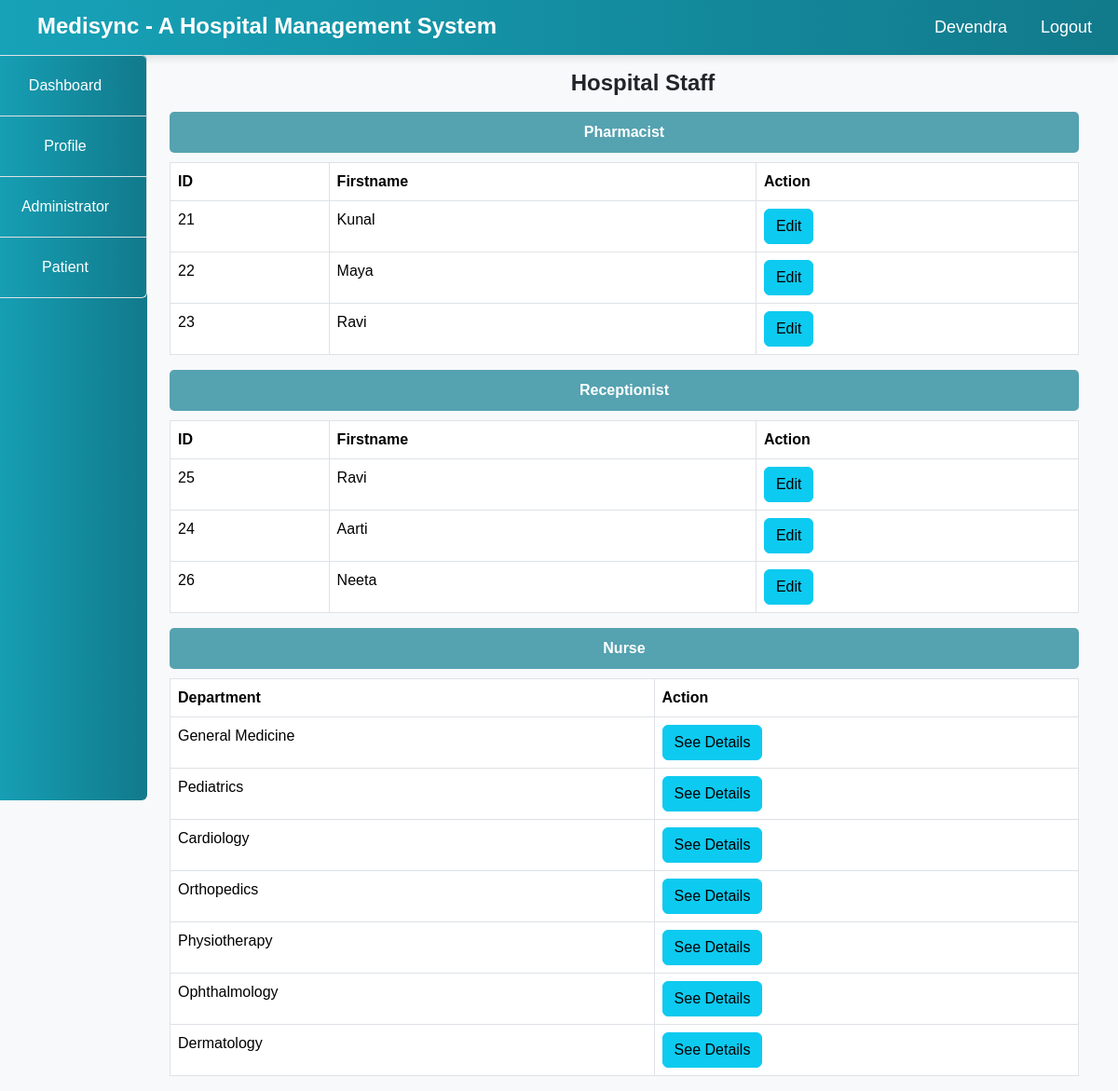
The page /Hospital/admin/staff.php (signed in) on the database its author committed.
### tables this page shows
CREATE TABLE `staff` (
  `id` int(10) NOT NULL,
  `firstname` varchar(100) NOT NULL,
  `surname` varchar(100) NOT NULL,
  `username` varchar(100) NOT NULL,
  `email` varchar(100) NOT NULL,
  `gender` varchar(100) NOT NULL,
  `phone` varchar(100) NOT NULL,
  `city` varchar(100) NOT NULL,
  `qualification` varchar(100) NOT NULL,
  `role` varchar(100) NOT NULL,
  `experience` varchar(100) NOT NULL,
  `password` varchar(100) NOT NULL,
  `status` text NOT NULL,
  `date_reg` varchar(100) NOT NULL,
  `salary` int(10) NOT NULL,
  `department` varchar(100) NOT NULL
);

### Hospital/admin/staff.php (the view, shortened to what this page needs)
<!DOCTYPE html>
<html lang="en">
<head>
</head>
<body>
    <?php
    include("../include/header.php");
    include("../include/connection.php");
    ?>
    <div class="container-fluid">
        <div class="col-md-12">
            <div class="row">
                <div class="col-md-2" style="margin-left: -30px;">
                    <?php include("sidenav.php"); ?>
                </div>
                <div class="col-md-10">
                    <h5 class="text-center my-3">Hospital Staff</h5>
                    <?php
                        $roles = ['Pharmacist', 'Receptionist', 'Nurse'];
                        foreach ($roles as $role) {
                            $query = "SELECT * FROM staff WHERE status='Approved' AND role='$role' ORDER BY date_reg ASC";
                            $res = mysqli_query($connect, $query);
                            $role_class = strtolower($role);
                            echo "<div class='role-header $role_class'><b>$role</b></div>";
                            if ($role == 'Nurse') {
                                $dept_query = "SELECT DISTINCT department FROM staff WHERE role='Nurse' AND status='Approved'";
                                $dept_res = mysqli_query($connect, $dept_query);
                                echo "<table class='table table-bordered'>
                                    <thead>
                                        <tr>
                                            <th>Department</th>
                                            <th>Action</th>
                                        </tr>
                                    </thead>
                                    <tbody>";
                                if (mysqli_num_rows($dept_res) < 1) {
                                    echo "
                                    <tr>
                                        <td colspan='2' class='text-center'>No Approved Nurses Yet.</td>
                                    </tr>";
                                } else {
                                    while ($dept_row = mysqli_fetch_array($dept_res)) {
                                        $department = $dept_row['department'];
                                        echo "
                                        <tr>
                                            <td>$department</td>
                                            <td>
                                                <a href='nurse_details.php?department=" . urlencode($department) . "'>
                                                    <button class='btn btn-info'>See Details</button>
                                                </a>
                                            </td>
                                        </tr>";
                                    }
                                }
                                echo "
                                    </tbody>
                                </table>";
                            } else {
                                $output = "
                                <table class='table table-bordered'>
                                    <thead>
                                        <tr>
                                            <th>ID</th>
                                            <th>Firstname</th>
                                            <th>Action</th>
                                        </tr>
                                    </thead>
                                    <tbody>";
                                if (mysqli_num_rows($res) < 1) {
                                    $output .= "
                                    <tr>
                                        <td colspan='3' class='text-center'>No Approved $role Yet.</td>
                                    </tr>";
                                } else {
                                    while ($row = mysqli_fetch_array($res)) {
                                        $output .= "
                                        <tr>
                                            <td>{$row['id']}</td>
                                            <td>{$row['firstname']}</td>
                                            <td>
                                                <a href='edit_staff.php?id={$row['id']}'>
                                                    <button class='btn btn-info'>Edit</button>
                                                </a>
                                            </td>
                                        </tr>";
                                    }
                                }
                                $output .= "
                                    </tbody>
                                </table>";
                                echo $output;
                            }
                        }
                    ?>
                </div>
            </div>
        </div>
    </div>
</body>
</html>

### Hospital/admin/staff.php (style rules this page uses)
.table thead { background-color: #f8f9fa; }
.text-center { text-align: center; }
.role-header { background-color: lightgreen; color: white; padding: 10px; margin-bottom: 10px; border-radius: 5px; text-align: center; }
.role-header.pharmacist { background-color: #55a2b1; color: white; }
.role-header.receptionist { background-color: #55a2b1; color: white; }
.role-header.nurse { background-color: #55a2b1; color: white; }

### Hospital/include/header.php (style rules this page uses)
body { font-family: 'Arial', sans-serif; background-color: #f8f9fa; }
h5 { margin-left: 40px; margin-top: 5px; font-size: 24px; font-weight: bold; }

### rows shown on the page
staff: id "21", firstname "Kunal"
staff: id "22", firstname "Maya"
staff: id "23", firstname "Ravi"
staff: id "25", firstname "Ravi"
staff: id "24", firstname "Aarti"
staff: id "26", firstname "Neeta"

### other values the page prints
$user "Devendra"
$role "Pharmacist"
$role "Receptionist"
$role "Nurse"
$department "General Medicine"
$department "Pediatrics"
$department "Cardiology"
$department "Orthopedics"
$department "Physiotherapy"
$department "Ophthalmology"
$department "Dermatology"
